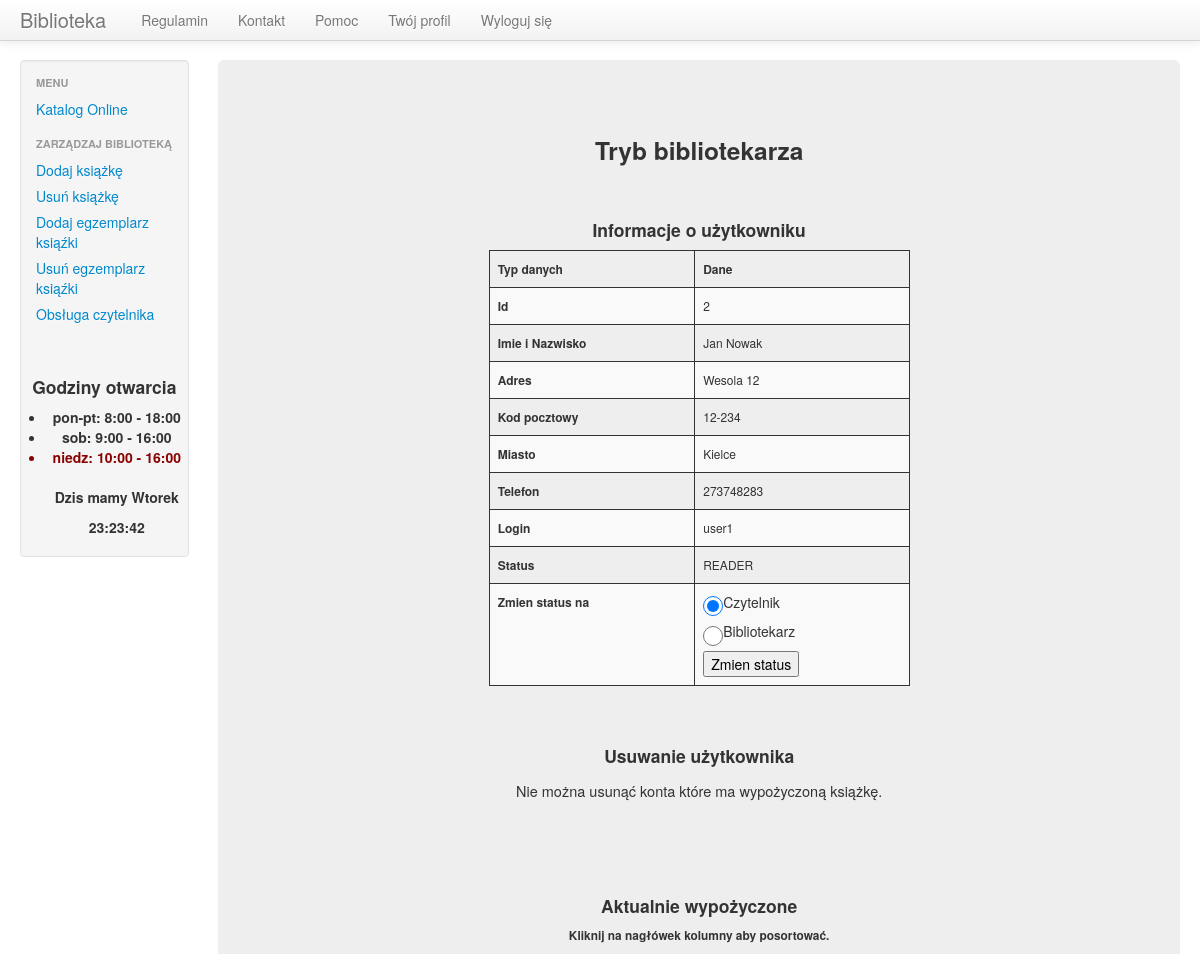
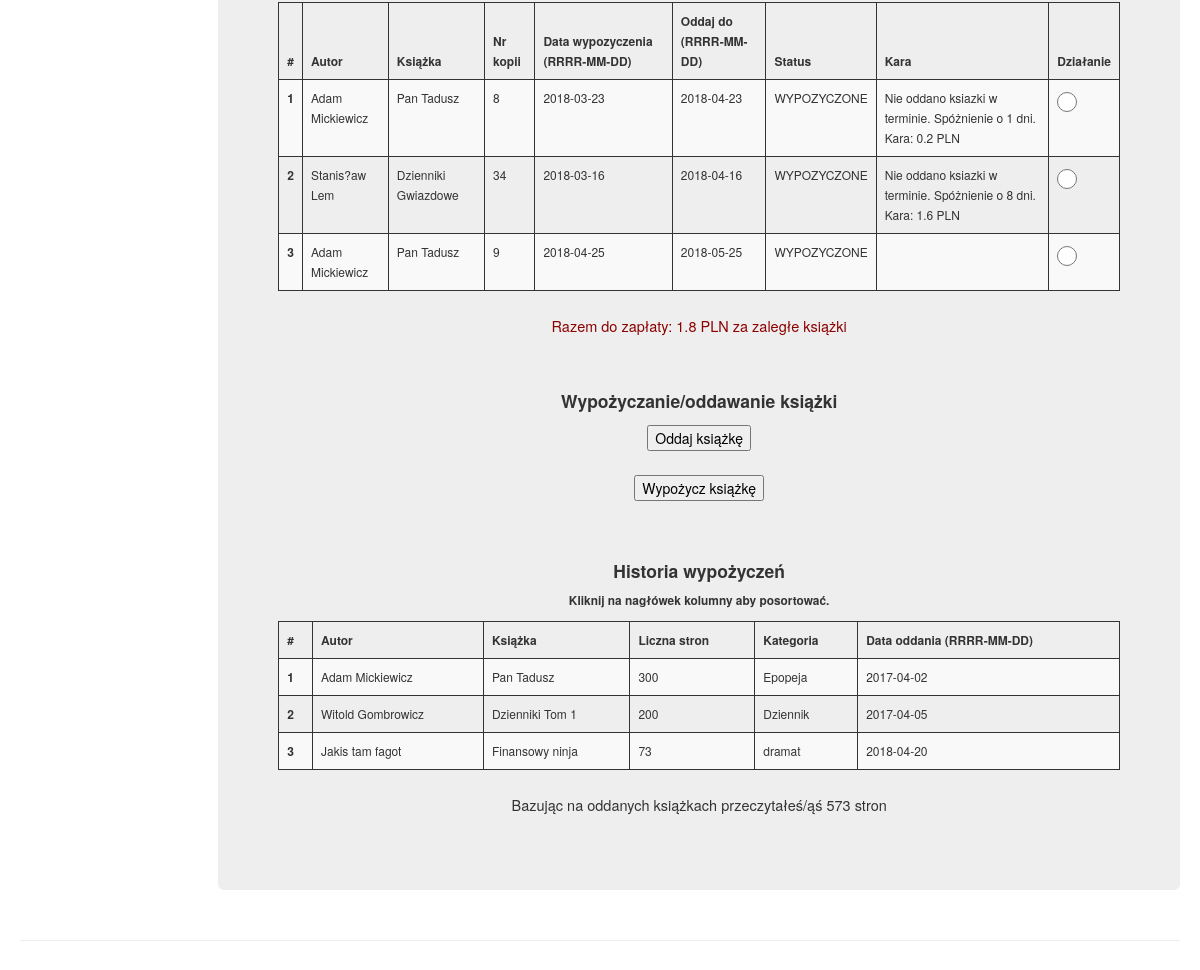
The page /lib_manage_users_menu_page_result.php?user_id=2 (signed in) on the database its author committed (2 pictures, top to bottom).
### tables this page shows
CREATE TABLE `user` (
  `id` int(11) NOT NULL,
  `user` varchar(100) NOT NULL,
  `pass` varchar(500) NOT NULL,
  `view` varchar(100) NOT NULL,
  `name` varchar(100) NOT NULL,
  `surname` varchar(200) NOT NULL,
  `address` varchar(200) NOT NULL,
  `post_code` varchar(6) NOT NULL,
  `city` varchar(100) NOT NULL,
  `phone` varchar(29) NOT NULL
);

CREATE TABLE `borrowings` (
  `id` int(11) NOT NULL,
  `copy_id` int(11) NOT NULL,
  `user_id` int(11) NOT NULL,
  `borrow_date` date NOT NULL,
  `give_date` date NOT NULL,
  `book_id` int(11) NOT NULL
);

CREATE TABLE `book` (
  `id` int(11) NOT NULL,
  `isbn` varchar(50) NOT NULL,
  `title` varchar(400) NOT NULL,
  `author` varchar(400) NOT NULL,
  `pages` int(11) NOT NULL,
  `publish_year` date NOT NULL,
  `category` varchar(200) NOT NULL
);

CREATE TABLE `copy` (
  `id` int(11) NOT NULL,
  `book_id` int(11) NOT NULL,
  `status` varchar(100) NOT NULL
);

CREATE TABLE `borrowings_history` (
  `id` int(11) NOT NULL,
  `book_id` int(11) NOT NULL,
  `user_id` int(11) NOT NULL,
  `give_date` date NOT NULL
);

### lib_manage_users_menu_page_result.php (the view, shortened to what this page needs)
<?php
include("/templ_scripts/before_content_template.php");
$user_id = htmlspecialchars($_GET['user_id']);
$borrowins_query = "SELECT borrowings.id, borrowings.copy_id, borrowings.book_id, borrowings.user_id, book.author, book.title, borrowings.borrow_date, borrowings.give_date, copy.status
          FROM borrowings
          INNER JOIN copy ON borrowings.copy_id=copy.id
          INNER JOIN book ON borrowings.book_id=book.id
          WHERE borrowings.user_id=".$user_id."";
$query_history = "SELECT book.author, book.title, book.pages, book.category, borrowings_history.give_date FROM borrowings_history
                  INNER JOIN book ON borrowings_history.book_id=book.id
                  WHERE borrowings_history.user_id=".$user_id."";
$user_info_query = "SELECT name, surname, address, post_code, city, phone, id, user, view
          FROM user
          WHERE id = {$user_id}";
$user_info_result = mysql_query($user_info_query);
$cost_per_day = 0.2;
$to_pay=0.0;
echo '
        <div class="span10">
            <div class="hero-unit text-center">
                <h3>Tryb bibliotekarza</h3>
                <br>
                <h4>Informacje o użytkowniku</h4>
          <form action="lib_manage_users_menu_page_change_status.php" method="POST" onsubmit="return confirm_dialog()">
        <div class="user_info_table">
          <table class="table table-striped" >
            <thead>
            <tr>
                <th>Typ danych</th>
                <th>Dane</th>
            </tr>
            </thead>
';
            while($user_info_row = mysql_fetch_row($user_info_result))
            {
echo '
              <tr>
                <td><b>Id<b></td>
          			<td>'.$user_info_row[6].' </td>
          		</tr>
          		<tr>
                <td><b>Imie i Nazwisko<b></td>
          			<td>'.$user_info_row[0].' '.$user_info_row[1].' </td>
          		</tr>
          		<tr>
                <td><b>Adres<b></td>
          			<td>'.$user_info_row[2].' </td>
          		</tr>
          		<tr>
                <td><b>Kod pocztowy<b></td>
          			<td>'.$user_info_row[3].' </td>
          		</tr>
          		<tr>
                <td><b>Miasto<b></td>
          			<td>'.$user_info_row[4].' </td>
          		</tr>
          		<tr>
                <td><b>Telefon<b></td>
          			<td>'.$user_info_row[5].' </td>
          		</tr>
              <tr>
                <td><b>Login<b></td>
                <td>'.$user_info_row[7].' </td>
              </tr>
              <tr>
                <td><b>Status<b></td>
          			<td>'.$user_info_row[8].' </td>
          		</tr>
          		<tr>
                <td><b>Zmien status na<b></td>
';
            if ($user_info_row[6]=="1") {
              echo '<td>
                      Nie mozna zmienić statusu użytkownika o id=1
                    </td>';
            }
            else
            {
              echo'<td>
                    <label><input type="radio" name="user_status" value="READER" checked="">Czytelnik</label>
                    <label><input type="radio" name="user_status" value="LIBRARIAN">Bibliotekarz</label>
                    <input type="submit" value="Zmien status">
                  </td>';
            }
echo '
          		</tr>
              </tbody>
              </table>
            </div>
            </form>
';
            };
echo'
            <br>
            <h4>Usuwanie użytkownika</h4>
';
          $borrow_counter = mysql_query($borrowins_query);
          echo '<form action="lib_manage_delete_user_result.php" method="POST" onsubmit="return confirm_dialog()">';
          if (mysql_num_rows($borrow_counter)>0) {
            echo "<p>Nie można usunąć konta które ma wypożyczoną książkę.</p>";
          }
          elseif(mysql_num_rows($borrow_counter)==0){
              echo '<input type="submit" value="Usuń użytkownika">';
          }
          echo '</form>';
echo '
              <br>
              <br>
                <h4>Aktualnie wypożyczone</h4>
                <h6>Kliknij na nagłówek kolumny aby posortować.</h6>
                <form action="lib_manage_users_menu_page_give_copy.php" method="POST" onsubmit="return confirm_dialog()">
                    <table class="table table-striped sortable text-center">
                        <thead>
                        <tr>
                            <th scope="col">#</th>
                            <th scope="col">Autor</th>
                            <th scope="col">Książka</th>
                            <th scope="col">Nr kopii</th>
                            <th scope="col">Data wypozyczenia (RRRR-MM-DD)</th>
                            <th scope="col">Oddaj do (RRRR-MM-DD)</th>
                            <th scope="col">Status</th>
                            <th scope="col">Kara</th>
                            <th scope="col">Działanie</th>
                        </tr>
                        </thead>
                        <tbody>
';
                $row_nr=0;
                $result = mysql_query($borrowins_query);
                $borrowed_books_counter = mysql_num_rows($result);
                if(!$result) echo 'BLAD zapytania ksiazek z bazy!';
                  else
                  {
                        while($row = mysql_fetch_row($result))
                        {
                          $row_nr++;
                          echo '<tr>';
                          echo '<th scope="row">'.$row_nr.'</th>';
                          echo '<td>'.$row[4].'</td>';
                          echo '<td>'.$row[5].'</td>';
                          echo '<td>'.$row[1].'</td>';
                          echo '<td>'.$row[6].'</td>';
                          echo '<td>'.$row[7].'</td>';
                          echo '<td>'.$row[8].'</td>';
                          $today = strtotime(date('Y-m-d', strtotime('now')));
                          $give_date = strtotime(date('Y-m-d', strtotime($row[7])));
                          $secs = $give_date - $today;
                          $days = abs($secs / 86400);
                          if($give_date >= $today ){
                            echo '<td></td>';
                          }
                          else {
                            $to_pay += $days*$cost_per_day;
                            echo '<td>Nie oddano ksiazki w terminie. Spóżnienie o '.$days.' dni. Kara: '.$days*$cost_per_day.' PLN</td>';
                          }
                          echo '<td>
                                  <label><input type="radio" name="copy_id" value="'.$row[1].'" required=""></label>
                                </td>';
                        };
                  }
echo '
                      </tbody>
                    </table>
                    <p id="to_pay">Razem do zapłaty: '.$to_pay.' PLN za zaległe książki</p>
                    <br>
                    <h4>Wypożyczanie/oddawanie książki</h4>
';
                  if($borrowed_books_counter>0)
                  {
                    echo '<input type="submit" value="Oddaj książkę">';
                  }
echo '
                </form>
                <form action="lib_manage_users_menu_page_borrow_copy.php" method="POST">
                  <input type="submit" value="Wypożycz książkę">
                </form>
                    <br>
                    <h4>Historia wypożyczeń</h4>
                    <h6>Kliknij na nagłówek kolumny aby posortować.</h6>
                        <table class="table table-striped sortable text-center">
                            <thead>
                            <tr>
                                <th scope="col">#</th>
                                <th scope="col">Autor</th>
                                <th scope="col">Książka</th>
                                <th scope="col">Liczna stron</th>
                                <th scope="col">Kategoria</th>
                                <th scope="col">Data oddania (RRRR-MM-DD)</th>
                            </tr>
                            </thead>
                            <tbody>
    ';
                        $row_nr=0;
                        $pages_counter = 0;
                        $result = mysql_query($query_history);
                        if(!$result) echo 'BLAD zapytania historii ksiazek z bazy!';
                          else
                          {
                                while($row = mysql_fetch_row($result))
                                {
                                  $row_nr++;
                                  echo '<tr>';
                                  echo '<th scope="row">'.$row_nr.'</th>';
                                  echo '<td>'.$row[0].'</td>';
                                  echo '<td>'.$row[1].'</td>';
                                  echo '<td>'.$row[2].'</td>'; $pages_counter+=$row[2];
                                  echo '<td>'.$row[3].'</td>';
                                  echo '<td>'.$row[4].'</td>';
                                };
                          }
    echo '
                            </tbody>
                        </table>
                        <p>Bazując na oddanych książkach przeczytałeś/ąś '.$pages_counter.' stron<p>
                </div>
            </div>
    ';
include("/templ_scripts/after_content_template.php");
?>

### scripts/style.css (style rules this page uses)
body { padding-top: 60px; padding-bottom: 40px; }
h1, h2, h3, h4, h5, h6 { text-align: center; }
#to_pay { color: darkred; }
table,th,td,tr { border: 1px solid; }
.user_info_table { padding-left: 25%; width: 50%; }
input[type=radio] { width: 20px; height: 20px; }
thead { font-size: 12px; font-weight: bolder; }
tbody { font-size: 12px; }
.hero-unit { font-size: 14.5px; }

### rows shown on the page
user: id "2", name "Jan", surname "Nowak", address "Wesola 12", post_code "12-234", city "Kielce", phone "273748283", user "user1", view "READER"
borrowings: book.author "Adam Mickiewicz", book.title "Pan Tadusz", copy "8", borrow_date "2018-03-23", give_date "2018-04-23", copy.status "WYPOZYCZONE", give_date "1", $days*$cost_per_day "0.2"
borrowings: book.author "Stanis?aw Lem", book.title "Dzienniki Gwiazdowe", copy "34", borrow_date "2018-03-16", give_date "2018-04-16", copy.status "WYPOZYCZONE", give_date "8", $days*$cost_per_day "1.6"
borrowings: book.author "Adam Mickiewicz", book.title "Pan Tadusz", copy "9", borrow_date "2018-04-25", give_date "2018-05-25", copy.status "WYPOZYCZONE"
borrowings_history: book.author "Adam Mickiewicz", book.title "Pan Tadusz", book.pages "300", book.category "Epopeja", give_date "2017-04-02"
borrowings_history: book.author "Witold Gombrowicz", book.title "Dzienniki Tom 1", book.pages "200", book.category "Dziennik", give_date "2017-04-05"
borrowings_history: book.author "Jakis tam fagot", book.title "Finansowy ninja", book.pages "73", book.category "dramat", give_date "2018-04-20"

### other values the page prints
$to_pay "1.8"
$pages_counter "573"
